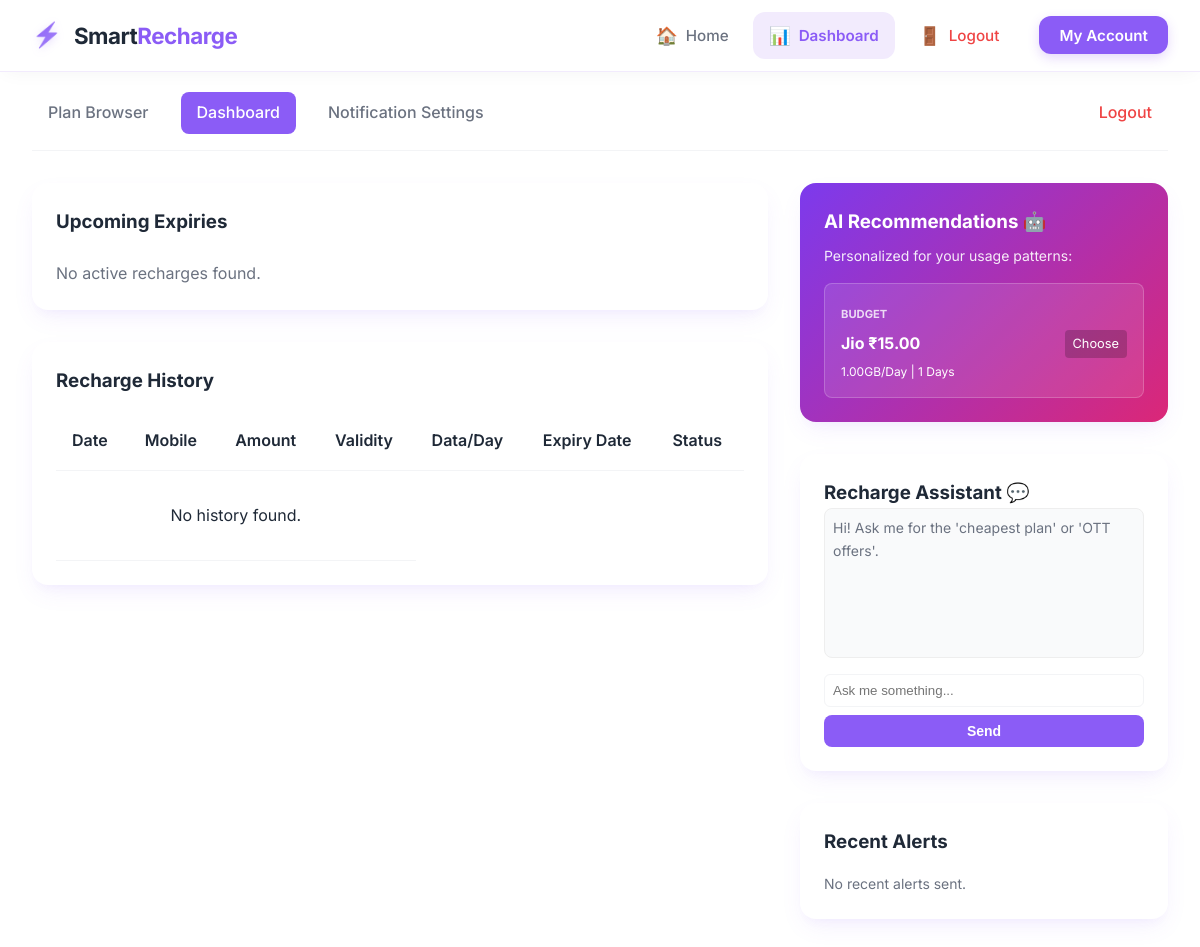
/dashboard.php (signed in), run on the app's committed database.
### tables this page shows
CREATE TABLE IF NOT EXISTS plans (
    id INT AUTO_INCREMENT PRIMARY KEY,
    operator ENUM('Jio', 'Airtel', 'VI') NOT NULL,
    price DECIMAL(10, 2) NOT NULL,
    validity INT NOT NULL,  
    data_per_day DECIMAL(5, 2) NOT NULL,  
    is_best_plan BOOLEAN DEFAULT FALSE,
    category ENUM('Budget', 'Unlimited', 'Long Validity', 'OTT Bundled') DEFAULT 'Unlimited',
    ott_subscription VARCHAR(100) DEFAULT NULL,
    cost_per_day DECIMAL(10, 2) GENERATED ALWAYS AS (price / validity) STORED,
    created_at TIMESTAMP DEFAULT CURRENT_TIMESTAMP,
    UNIQUE KEY uniq_plan (operator, price, validity, data_per_day)
);

### recommendation_helper.php (called while the page is built, shortened)
<?php
function getAIRecommendations($pdo, $user_id) {
    $stmt = $pdo->prepare("
        SELECT
            AVG(amount) as avg_spend,
            AVG(validity) as avg_validity,
            MAX(rh.operator) as preferred_operator,
            COUNT(*) as recharge_count
        FROM recharge_history rh
        JOIN plans p ON rh.plan_id = p.id
        WHERE rh.user_id = ?
    ");
    $stmt->execute([$user_id]);
    $history = $stmt->fetch();
    $avg_spend = $history['avg_spend'] ?: 300;
    $preferred_op = $history['preferred_operator'] ?: 'Jio';
    $recommendations = [];
    $stmt = $pdo->prepare("SELECT * FROM plans WHERE operator = ? AND category = 'Budget' ORDER BY price ASC LIMIT 1");
    $stmt->execute([$preferred_op]);
    $recommendations['budget'] = $stmt->fetch();
    $stmt = $pdo->prepare("SELECT * FROM plans WHERE operator = ? AND category = 'Unlimited' AND price BETWEEN ? AND ? ORDER BY data_per_day DESC LIMIT 1");
    $stmt->execute([$preferred_op, $avg_spend * 0.8, $avg_spend * 1.5]);
    $recommendations['unlimited'] = $stmt->fetch();
    $stmt = $pdo->prepare("SELECT * FROM plans WHERE operator = ? AND validity >= 84 ORDER BY cost_per_day ASC LIMIT 1");
    $stmt->execute([$preferred_op]);
    $recommendations['long_validity'] = $stmt->fetch();
    $stmt = $pdo->prepare("SELECT * FROM plans WHERE ott_subscription IS NOT NULL AND operator = ? ORDER BY price ASC LIMIT 1");
    $stmt->execute([$preferred_op]);
    $recommendations['ott'] = $stmt->fetch();
    return $recommendations;
}
?>

### dashboard.php (the view, shortened to what this page needs)
<?php
require_once 'db.php';
$user_id = $_SESSION['user_id'];
$stmt = $pdo->prepare("
    SELECT rh.*, DATEDIFF(rh.expiry_date, CURDATE()) as days_left
    FROM recharge_history rh
    WHERE rh.user_id = ? AND rh.expiry_date >= CURDATE()
    ORDER BY rh.expiry_date ASC
");
$stmt->execute([$user_id]);
$upcoming = $stmt->fetchAll();
$stmt = $pdo->prepare("
    SELECT * FROM notifications
    WHERE user_id = ?
    ORDER BY sent_at DESC LIMIT 5
");
$stmt->execute([$user_id]);
$notifications = $stmt->fetchAll();
require_once 'recommendation_helper.php';
$ai_recs = getAIRecommendations($pdo, $user_id);
$bot_response = '';
?>
<!DOCTYPE html>
<html lang="en">
<head>
    <link rel="stylesheet" href="style.css">
</head>
<?php include 'header.php'; ?>
<div class="container">
    <div class="nav-tabs">
        <a href="index.php">Plan Browser</a>
        <a onclick="showTab('dashboard')" id="tab-btn-dashboard" class="active">Dashboard</a>
        <a onclick="showTab('settings')" id="tab-btn-settings">Notification Settings</a>
        <a href="?logout=1" style="margin-left: auto; color: #ef4444; font-weight: 500; text-decoration: none;">Logout</a>
    </div>
    <div id="dashboard-tab" class="tab-content active">
        <div class="dashboard-grid">
            <div class="main-content">
                <div class="stat-card">
                    <h3>Upcoming Expiries</h3>
                    <div style="margin-top: 1.5rem;">
                        <?php if (empty($upcoming)): ?>
                            <p style="color: var(--text-muted);">No active recharges found.</p>
                        <?php endif; ?>
                    </div>
                </div>
                <div class="stat-card">
                    <h3>Recharge History</h3>
                    <table class="comparison-table" style="margin-top: 1rem;">
                        <thead>
                            <tr>
                                <th>Date</th>
                                <th>Mobile</th>
                                <th>Amount</th>
                                <th>Validity</th>
                                <th>Data/Day</th>
                                <th>Expiry Date</th>
                                <th>Status</th>
                            </tr>
                        </thead>
                        <tbody>
                            <?php if (empty($history)): ?>
                                <tr><td colspan="4" style="text-align: center; padding: 2rem;">No history found.</td></tr>
                            <?php endif; ?>
                        </tbody>
                    </table>
                </div>
            </div>
            <aside>
                <div class="stat-card" style="background: linear-gradient(135deg, #7c3aed, #db2777); color: white;">
                    <h3 style="color: white;">AI Recommendations 🤖</h3>
                    <p style="font-size: 0.875rem; margin-top: 0.5rem; opacity: 0.9;">Personalized for your usage patterns:</p>
                    <?php foreach ($ai_recs as $type => $plan): ?>
                        <?php if ($plan): ?>
                            <div style="background: rgba(255,255,255,0.1); padding: 1rem; border-radius: 8px; margin-top: 1rem; border: 1px solid rgba(255,255,255,0.2);">
                                <span style="font-size: 0.7rem; text-transform: uppercase; font-weight: bold; opacity: 0.8;"><?php echo str_replace('_', ' ', $type); ?></span>
                                <div style="display: flex; justify-content: space-between; align-items: center; margin-top: 0.25rem;">
                                    <strong><?php echo $plan['operator']; ?> ₹<?php echo $plan['price']; ?></strong>
                                    <a href="recharge.php?id=<?php echo $plan['id']; ?>" style="color: white; font-size: 0.8rem; background: rgba(0,0,0,0.2); padding: 0.25rem 0.5rem; border-radius: 4px; text-decoration: none;">Choose</a>
                                </div>
                                <p style="font-size: 0.75rem; margin-top: 0.25rem;">
                                    <?php echo $plan['data_per_day']; ?>GB/Day | <?php echo $plan['validity']; ?> Days
                                </p>
                            </div>
                        <?php endif; ?>
                    <?php endforeach; ?>
                </div>
                <div class="stat-card">
                    <h3>Recharge Assistant 💬</h3>
                    <div id="chat-history" style="height: 150px; overflow-y: auto; font-size: 0.875rem; margin-bottom: 1rem; padding: 0.5rem; background: #f9fafb; border-radius: 8px; border: 1px solid #eee;">
                        <?php if ($bot_response): ?>
                            <div style="margin-bottom: 0.5rem; color: var(--primary);"><strong>You:</strong> <?php echo htmlspecialchars($_POST['chat_query']); ?></div>
                            <div style="color: var(--text-main);"><strong>Bot:</strong> <?php echo $bot_response; ?></div>
                        <?php else: ?>
                            <div style="color: var(--text-muted);">Hi! Ask me for the 'cheapest plan' or 'OTT offers'.</div>
                        <?php endif; ?>
                    </div>
                    <form method="POST" action="dashboard.php#chat-history">
                        <input type="text" name="chat_query" placeholder="Ask me something..." style="width: 100%; padding: 0.5rem; border: 1px solid var(--border-color); border-radius: 6px; outline: none;">
                        <button type="submit" class="btn-apply" style="margin-top: 0.5rem; font-size: 0.875rem; padding: 0.5rem;">Send</button>
                    </form>
                </div>
                <div class="stat-card">
                    <h3>Recent Alerts</h3>
                    <div style="margin-top: 1rem;">
                        <?php if (empty($notifications)): ?>
                            <p style="color: var(--text-muted); font-size: 0.875rem;">No recent alerts sent.</p>
                        <?php endif; ?>
                    </div>
                </div>
    </div>
</div>
</body>
</html>

### style.css (style rules this page uses)
:root { --primary: #8b5cf6; --primary-hover: #7c3aed; --bg-color: #ffffff; --card-bg: #ffffff; --text-main: #1f2937; --text-muted: #6b7280; --border-color: #f3f4f6; --accent-jio: #005eb8; --accent-airtel: #e30613; --accent-vi: #ffb400; --shadow: 0 10px 25px -5px rgba(139, 92, 246, 0.1), 0 8px 10px -6px rgba(139, 92, 246, 0.05); --radius: 16px; }
* { margin: 0; padding: 0; box-sizing: border-box; }
.container { max-width: 1200px; margin: 0 auto; padding: 2rem; }
.btn-apply { width: 100%; padding: 0.75rem; background: var(--primary); color: white; border: none; border-radius: 8px; font-weight: 600; cursor: pointer; transition: background 0.2s; }
.comparison-table { width: 100%; border-collapse: collapse; margin-top: 1.5rem; }
.comparison-table th, .comparison-table td { padding: 1rem; text-align: left; border-bottom: 1px solid var(--border-color); }
.comparison-table th { background: var(--bg-color); font-weight: 600; }

### dashboard.php (style rules this page uses)
.dashboard-grid { display: grid; grid-template-columns: 2fr 1fr; gap: 2rem; }
.stat-card { background: white; padding: 1.5rem; border-radius: var(--radius); box-shadow: var(--shadow); margin-bottom: 2rem; }
.nav-tabs { display: flex; gap: 1rem; margin-bottom: 2rem; border-bottom: 1px solid var(--border-color); padding-bottom: 1rem; }
.nav-tabs a { text-decoration: none; color: var(--text-muted); font-weight: 500; padding: 0.5rem 1rem; border-radius: 8px; cursor: pointer; }
.nav-tabs a.active { background: var(--primary); color: white; }
.tab-content { display: none; }
.tab-content.active { display: block; }

### data on the page
plans: type "BUDGET", operator "Jio", price "15.00", data_per_day "1.00", validity "1"
